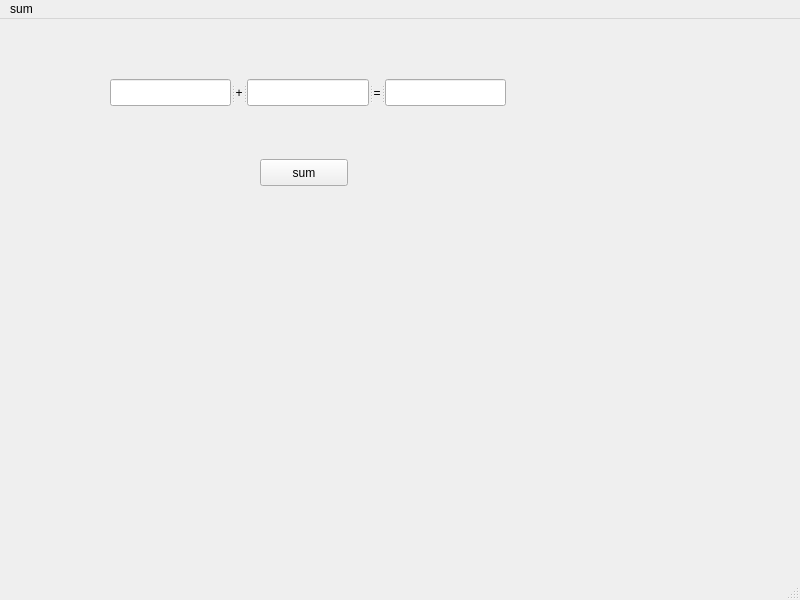
<?xml version="1.0" encoding="UTF-8"?>
<ui version="4.0">
 <class>MainWindow</class>
 <widget class="QMainWindow" name="MainWindow">
  <property name="geometry">
   <rect>
    <x>0</x>
    <y>0</y>
    <width>800</width>
    <height>600</height>
   </rect>
  </property>
  <property name="windowTitle">
   <string>MainWindow</string>
  </property>
  <widget class="QWidget" name="centralwidget">
   <widget class="QPushButton" name="btnSum">
    <property name="geometry">
     <rect>
      <x>260</x>
      <y>140</y>
      <width>88</width>
      <height>27</height>
     </rect>
    </property>
    <property name="text">
     <string>sum</string>
    </property>
   </widget>
   <widget class="QSplitter" name="splitter">
    <property name="geometry">
     <rect>
      <x>110</x>
      <y>60</y>
      <width>396</width>
      <height>27</height>
     </rect>
    </property>
    <property name="orientation">
     <enum>Qt::Horizontal</enum>
    </property>
    <widget class="QLineEdit" name="lineNum1"/>
    <widget class="QLabel" name="label">
     <property name="text">
      <string>+</string>
     </property>
     <property name="alignment">
      <set>Qt::AlignCenter</set>
     </property>
    </widget>
    <widget class="QLineEdit" name="lineNum2"/>
    <widget class="QLabel" name="label_2">
     <property name="text">
      <string>=</string>
     </property>
     <property name="alignment">
      <set>Qt::AlignCenter</set>
     </property>
    </widget>
    <widget class="QLineEdit" name="lineSum"/>
   </widget>
  </widget>
  <widget class="QMenuBar" name="menubar">
   <property name="geometry">
    <rect>
     <x>0</x>
     <y>0</y>
     <width>800</width>
     <height>25</height>
    </rect>
   </property>
   <widget class="QMenu" name="menusum">
    <property name="title">
     <string>sum</string>
    </property>
   </widget>
   <addaction name="menusum"/>
  </widget>
  <widget class="QStatusBar" name="statusbar"/>
 </widget>
 <tabstops>
  <tabstop>lineNum1</tabstop>
  <tabstop>lineNum2</tabstop>
  <tabstop>lineSum</tabstop>
  <tabstop>btnSum</tabstop>
 </tabstops>
 <resources/>
 <connections/>
</ui>
